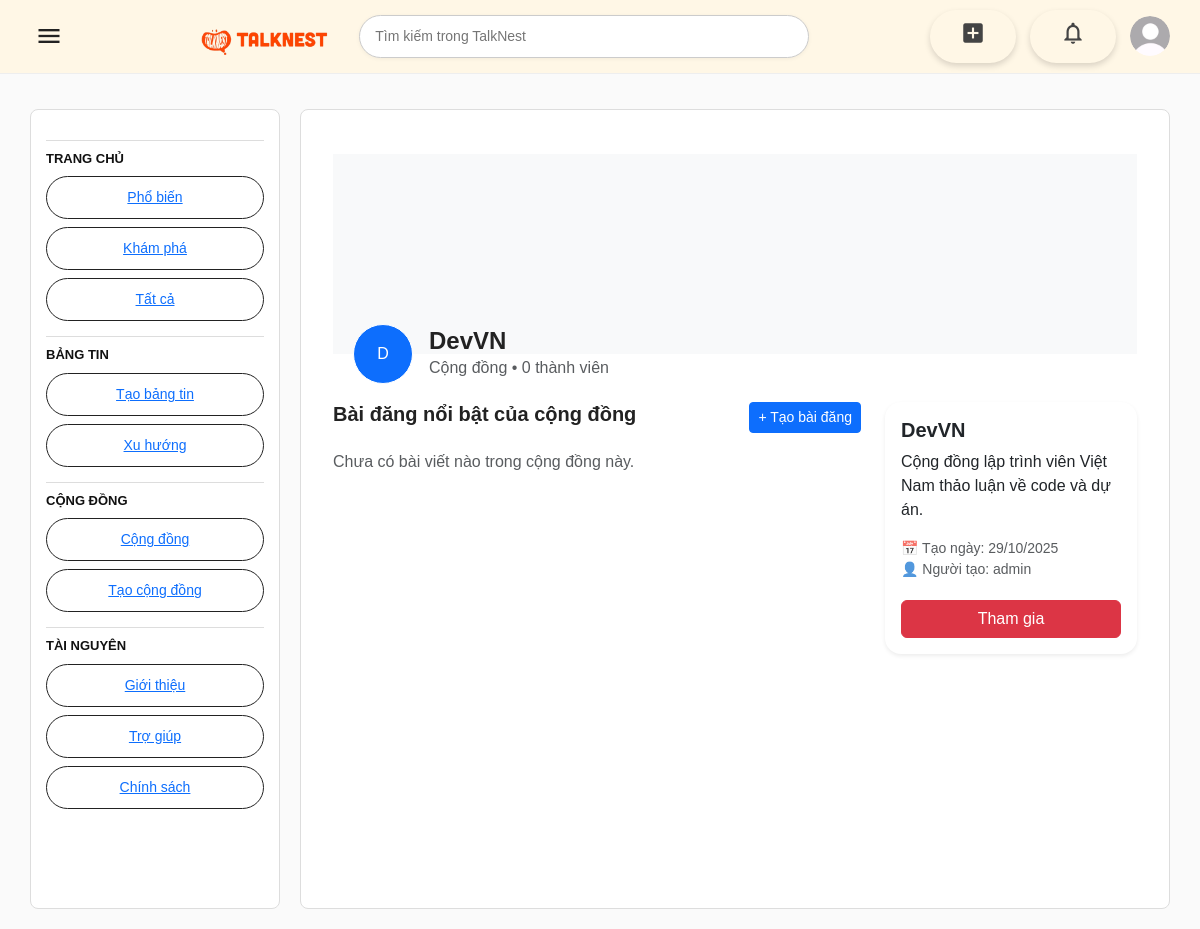
Page /communities/1/ (signed in) on the committed database.
### talknest/models.py (models this page shows, shortened)
class Community(models.Model):
    community_id = models.AutoField(primary_key=True)
    name = models.CharField(max_length=250, unique=True)
    description = models.TextField(blank=True, null=True)
    created_at = models.DateTimeField(auto_now_add=True)
    created_by = models.ForeignKey(User, on_delete=models.SET_NULL, null=True, blank=True, related_name='communities_created')
    members = models.ManyToManyField(User, related_name='joined_communities', blank=True)
    banner = models.ImageField(upload_to='community_banners/', null=True, blank=True)
    logo = models.ImageField(upload_to='community_logos/', null=True, blank=True)
    def total_members(self):
        return self.members.count()

### talknest/views.py (the view)
# urls.py: path('communities/<int:community_id>/', views.community_detail, name='community_detail'),
@login_required
def community_detail(request, community_id):
    community = get_object_or_404(Community, community_id=community_id)
    posts = Post.objects.filter(community=community).order_by('-created_at')
    is_member = request.user in community.members.all()
    if request.method == "POST":
        if is_member:
            community.members.remove(request.user)
        else:
            community.members.add(request.user)
        return redirect('community_detail', community_id=community.community_id)
    return render(request, 'community_detail.html', {
        'community': community,
        'posts': posts,
        'is_member': is_member
    })

### talknest/templates/community_detail.html (shortened to what this page needs)
{% extends 'base.html' %}
{% block content %}
<div class="container mt-4">
    <div class="community-banner position-relative mb-4 rounded-3">
        {% if community.banner %}
            <img src="{{ community.banner.url }}" class="w-100" style="height: 200px; object-fit: cover;">
        {% else %}
            <div class="bg-light w-100" style="height: 200px;"></div>
        {% endif %}
        <div class="position-absolute d-flex align-items-center" style="bottom: -30px; left: 20px;">
            {% if community.logo %}
                <img src="{{ community.logo.url }}" class="rounded-circle border border-white" width="60" height="60">
            {% else %}
                <div class="rounded-circle bg-primary text-white d-flex align-items-center justify-content-center border border-white" style="width:60px; height:60px;">
                    {{ community.name|slice:":1" }}
                </div>
            {% endif %}
            <div class="ms-3">
                <h4 class="mb-0 fw-bold">{{ community.name }}</h4>
                <p class="text-muted mb-0">Cộng đồng • {{ community.total_members }} thành viên</p>
            </div>
        </div>
    </div>
    <div class="row mt-5">
        <div class="col-md-8">
            <div class="d-flex justify-content-between align-items-center mb-3">
                <h5 class="fw-semibold">Bài đăng nổi bật của cộng đồng</h5>
                <a href="#" class="btn btn-primary btn-sm">+ Tạo bài đăng</a>
            </div>
            {% if posts %}
                {% for post in posts %}
                    <div class="card mb-3 shadow-sm border-0 rounded-4">
                        <div class="card-body">
                            <h6 class="fw-bold">{{ post.title }}</h6>
                            <p class="text-muted small mb-1">
                                Đăng bởi {{ post.author.username }} • {{ post.created_at|date:"d/m/Y H:i" }}
                            </p>
                            <p class="mb-0">{{ post.content|truncatechars:200 }}</p>
                        </div>
                    </div>
                {% endfor %}
            {% else %}
                <p class="text-muted">Chưa có bài viết nào trong cộng đồng này.</p>
            {% endif %}
        </div>
        <div class="col-md-4">
            <div class="card shadow-sm border-0 rounded-4 mb-3">
                <div class="card-body">
                    <h5 class="fw-bold">{{ community.name }}</h5>
                    <p>{{ community.description }}</p>
                    <p class="text-muted small mb-1">
                        📅 Tạo ngày: {{ community.created_at|date:"d/m/Y" }}<br>
                        👤 Người tạo: {{ community.created_by.username }}
                    </p>
                    <form method="post">
                        {% if is_member %}
                            <button type="submit" class="btn btn-outline-danger w-100 mt-3">Rời cộng đồng</button>
                        {% else %}
                            <button type="submit" class="btn btn-danger w-100 mt-3">Tham gia</button>
                        {% endif %}
                    </form>
                </div>
            </div>
        </div>
    </div>
</div>
{% endblock %}

### static/main.css (style rules this page uses)
* { box-sizing: border-box; }
body { margin: 0; font-family: Arial, sans-serif; background: #fafafa; color: #222; }

### talknest/templates/community_detail.html (style rules this page uses)
.community-banner { background: linear-gradient(135deg, #f9fafb, #e9ecef); }

### rows in the picture
Community: name "D", name "DevVN", total_members "0", description "Cộng đồng lập trình viên Việt Nam thảo luận về code và dự án.", created_at "29/10/2025", created_by.username "admin"
